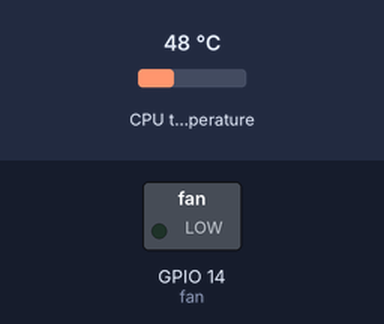
Bench run of a program on a simulated Raspberry Pi (BCM pin numbers). Shown: switched loads named in the program (green lamp = pin HIGH). The inputs (shaded band) are chosen by the test bench; at power-on: CPU temperature 48 °C.

Above: at 1.2 s.
1.3 s: CPU temperature set to 64 °C
7.3 s: CPU temperature set to 67 °C
At 10.4 s:
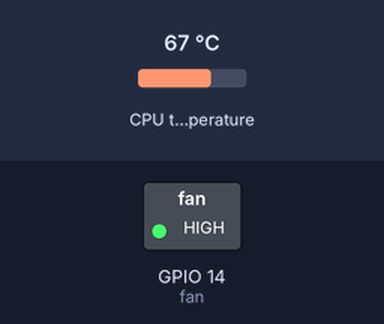
13.3 s: CPU temperature set to 56 °C
19.3 s: CPU temperature set to 53 °C
At 20.4 s:
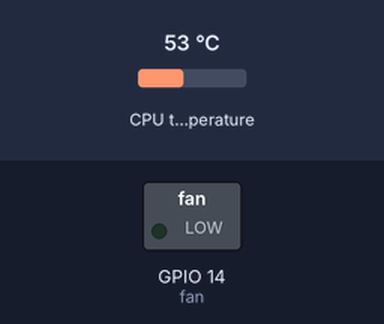
25.3 s: CPU temperature set to 71 °C
At 30.5 s:
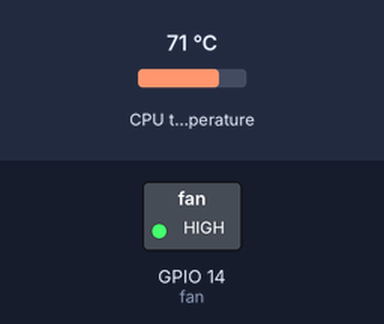
Timing chart, 0 to 32.0 s (numbered marks = the images above; inputs shaded):
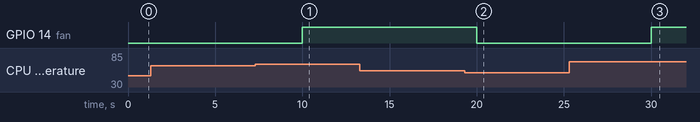

Measured:
- the behaviour switches between 65 and 66 °C on CPU temperature (found by bisection; images 0 and 1)
- the behaviour switches between 55 and 54 °C on CPU temperature (found by bisection; images 1 and 2)
- after the input at 1.3 s, every drawn part: stays the same
- after the input at 7.3 s, GPIO 14 (fan): LOW → HIGH after 2.7 s
- after the input at 13.3 s, every drawn part: stays the same
- after the input at 19.3 s, GPIO 14 (fan): HIGH → LOW after 0.70 s
- after the input at 25.3 s, GPIO 14 (fan): LOW → HIGH after 4.7 s

The program:

fancontrol.py
```python
#!/usr/bin/env python3

import time

from gpiozero import OutputDevice


ON_THRESHOLD = 65  # (degrees Celsius) Fan kicks on at this temperature.
OFF_THRESHOLD = 55  # (degress Celsius) Fan shuts off at this temperature.
SLEEP_INTERVAL = 5  # (seconds) How often we check the core temperature.
GPIO_PIN = 14  # Which GPIO pin you're using to control the fan.


def get_temp():
    """Get the core temperature.
    Read file from /sys to get CPU temp in temp in C *1000
    Returns:
        int: The core temperature in thousanths of degrees Celsius.
    """
    with open('/sys/class/thermal/thermal_zone0/temp') as f:
        temp_str = f.read()

    try:
        return int(temp_str) / 1000
    except (IndexError, ValueError,) as e:
        raise RuntimeError('Could not parse temperature output.') from e

if __name__ == '__main__':
    # Validate the on and off thresholds
    if OFF_THRESHOLD >= ON_THRESHOLD:
        raise RuntimeError('OFF_THRESHOLD must be less than ON_THRESHOLD')

    fan = OutputDevice(GPIO_PIN)

    while True:
        temp = get_temp()

        # Start the fan if the temperature has reached the limit and the fan
        # isn't already running.
        # NOTE: `fan.value` returns 1 for "on" and 0 for "off"
        if temp > ON_THRESHOLD and not fan.value:
            fan.on()

        # Stop the fan if the fan is running and the temperature has dropped
        # to 10 degrees below the limit.
        elif fan.value and temp < OFF_THRESHOLD:
            fan.off()

        time.sleep(SLEEP_INTERVAL)
```
